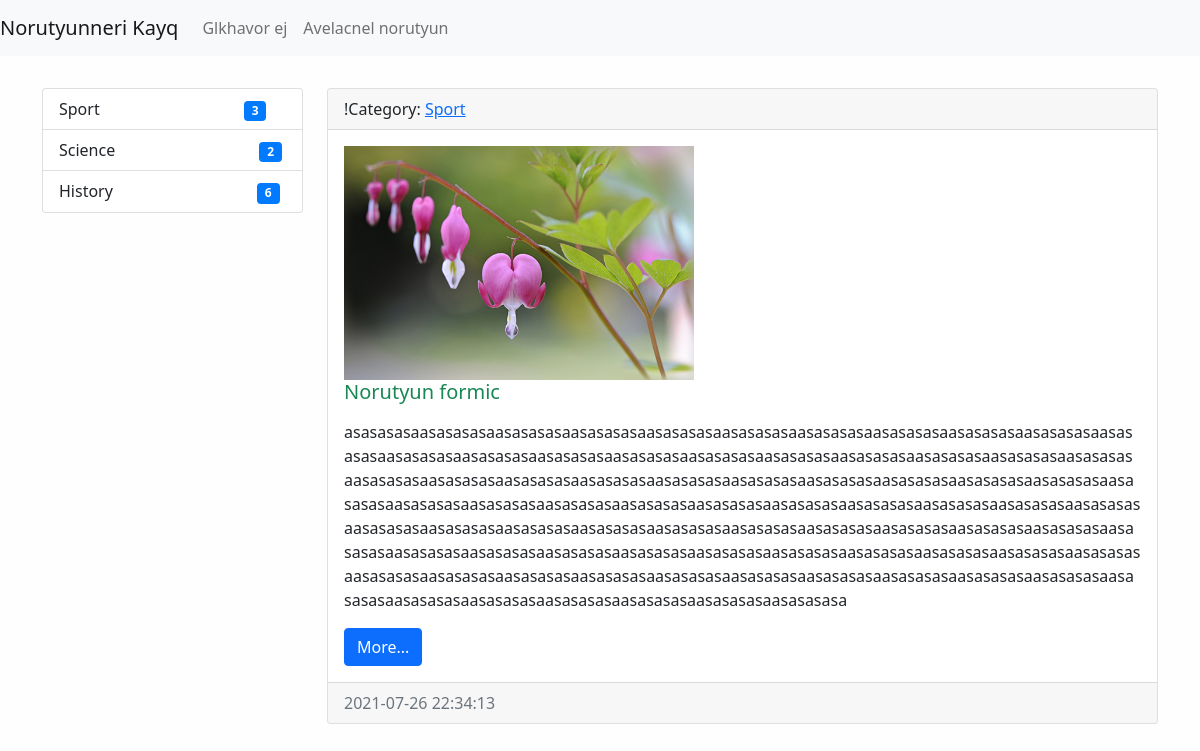
The app's page /category/1/, older data.
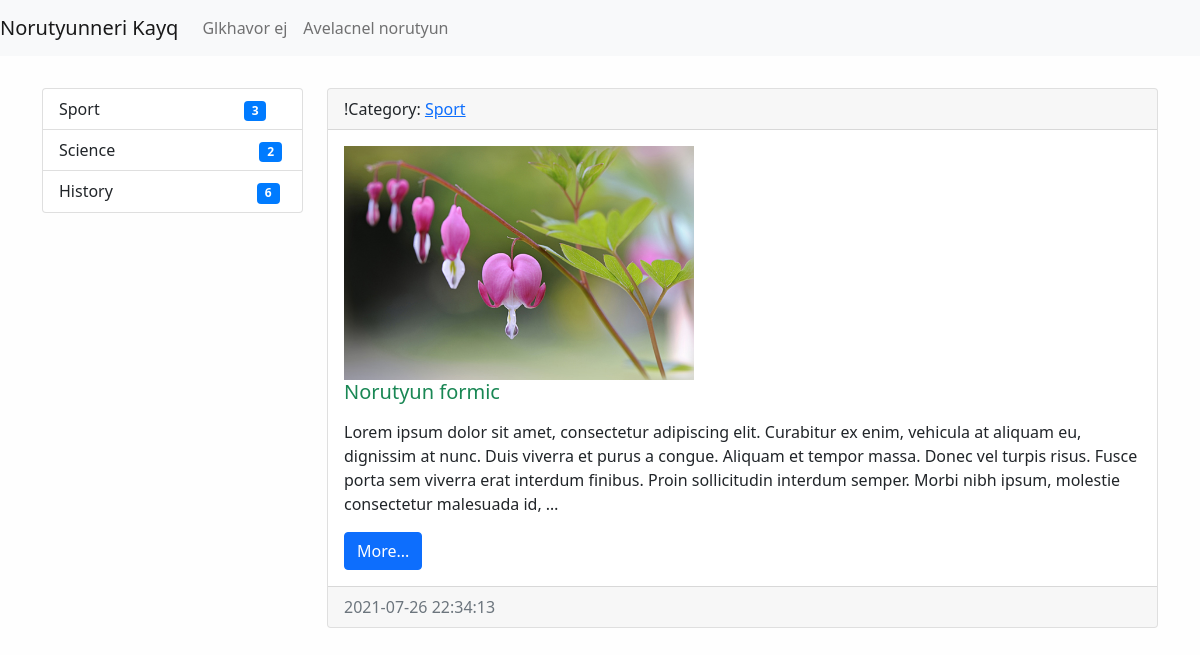
The same page, newer data.
### news/models.py (models this page shows, shortened)
class News(models.Model):
    title = models.CharField(max_length=150, verbose_name="ANUN")
    content = models.TextField(blank=True)
    created_at = models.DateTimeField(auto_now_add=True, verbose_name='STEGHTSVEL E')
    updated_at = models.DateTimeField(auto_now=True, verbose_name='POPOKHVEL E')
    photo = models.ImageField(upload_to='photos/%Y/%m/%d/', blank=True)
    is_published = models.BooleanField(default=True, verbose_name='HRATARAKVEL E')
    category = models.ForeignKey('Category', on_delete=models.PROTECT, related_name='get_news')
    views = models.IntegerField(default=0)
    def get_absolute_url(self):
        return reverse('view_news', kwargs={"pk": self.pk})
    class Meta:
        verbose_name = "Norutyun"  # entavernagira tsarayum(or` add news-y darav add Norutyun...)
        verbose_name_plural = "Norutyunner"  # sa el hognakii depqum(inchin -s er avelacnum` sa kdarna)
        ordering = ['-created_at']  # ev adminki ev modeli sort. hertakanutyuny kpokhvi

class Category(models.Model):
    title = models.CharField(max_length=150, db_index=True, verbose_name='CATEGORYI ANUN')
    def get_absolute_url(self):
        return reverse('category', kwargs={"category_id": self.pk})
    def __str__(self):
        return self.title
    class Meta:
        verbose_name = "Category"
        verbose_name_plural = "Categoryner"
        ordering = ['title']

### news/views.py (the view)
# urls.py: path('category/<int:category_id>/', NewsByCategory.as_view(), name='category'),
class NewsByCategory(ListView):
    model = News
    template_name = 'news/home_news_list.html'
    context_object_name = 'news'
    allow_empty = False
    def get_queryset(self):
        return News.objects.filter(category_id=self.kwargs['category_id'], is_published=True)
    def get_context_data(self, *, object_list=None, **kwargs):
        context = super().get_context_data(**kwargs)
        context['title'] = Category.objects.get(pk=self.kwargs['category_id'])
        return context

### news/templatetags/news_tags.py (called while the page is built)
@register.inclusion_tag('news/list-categories.html')
def show_categories(arg1="hello", arg2="world"):
    categories = Category.objects.annotate(cnt=Count("get_news")).filter(cnt__gt=0)
    return {"categories": categories, "arg1": arg1,  "arg2": arg2}

### news/templates/news/home_news_list.html (shortened to what this page needs)
{% extends 'base.html' %}
{% block sidebar %}
    {% include 'inc/_sidebar.html' %}
{% endblock %}
{% block content %}
{% for item in news %}
<div class="card mt-3">
    <div class="card-header">
        !Category: <a href="{{ item.category.get_absolute_url }}"> {{ item.category }} </a>
    </div>
    <div class="card-body">
        <div class="media">
            {% if item.photo %}
            <img alt="" class="mr-3" src="{{ item.photo.url }}" width="350">
            {% else %}
            <img alt="" class="mr-3" src="https://picsum.photos/id/1050/350/235">
            {% endif %}
            <div class="media-body">
                <h5 class="card-title {% cycle  'text-success' 'text-danger'%} ">{{ item.title }}</h5>
                <p class="card-text">{{ item.content|linebreaks|truncatewords:50 }}</p>
                <a class="btn btn-primary" href="{{ item.get_absolute_url }}">More...</a>
            </div>
        </div>
    </div>
    <div class="card-footer text-muted">
        {{ item.created_at|date:'Y-m-d H:i:s' }}
    </div>
</div>
{% empty %}
<p> Oops... There is no data... </p>
{% lorem 3 p %}
{% endfor %}
{% endblock %}

Row changes from the older to the newer data that the page shows:
changed News "Norutyun formic": content "asasasasaasasasasaasasasasaasasasasaasasasasaasasasasaasasasasaasasasasaasasasasaasasasasaasasasasaasasasasaasasasasaasasasasaasasasasaasasasasaasasasasaasasasasaasasasasaasasasasaasasasasaasasasasaasasasasaasasasasaasasasasaasasasasaasasasasaasasasasaasasasasaasasasasaasasasasaasasasasaasasasasaasasasasaasasasasaasasasasaasasasasaasasasasaasasasasaasasasasaasasasasaasasasasaasasasasaasasasasaasasasasaasasasasaasasasasaasasasasaasasasasaasasasasaasasasasaasasasasaasasasasaasasasasaasasasasaasasasasaasasasasaasasasasaasasasasaasasasasaasasasasaasasasasaasasasasaasasasasaasasasasaasasasasaasasasasaasasasasaasasasasaasasasasaasasasasaasasasasaasasasasaasasasasaasasasasaasasasasaasasasasaasasasa…" → "Lorem ipsum dolor sit amet, consectetur adipiscing elit. Curabitur ex enim, vehicula at aliquam eu, dignissim at nunc. Duis viverra et purus a congue. Aliquam et tempor massa. Donec vel turpis risus. Fusce porta sem viverra erat interdum finibus. Proin sollicitudin interdum semper. Morbi nibh ipsum, molestie consectetur malesuada id, …"
